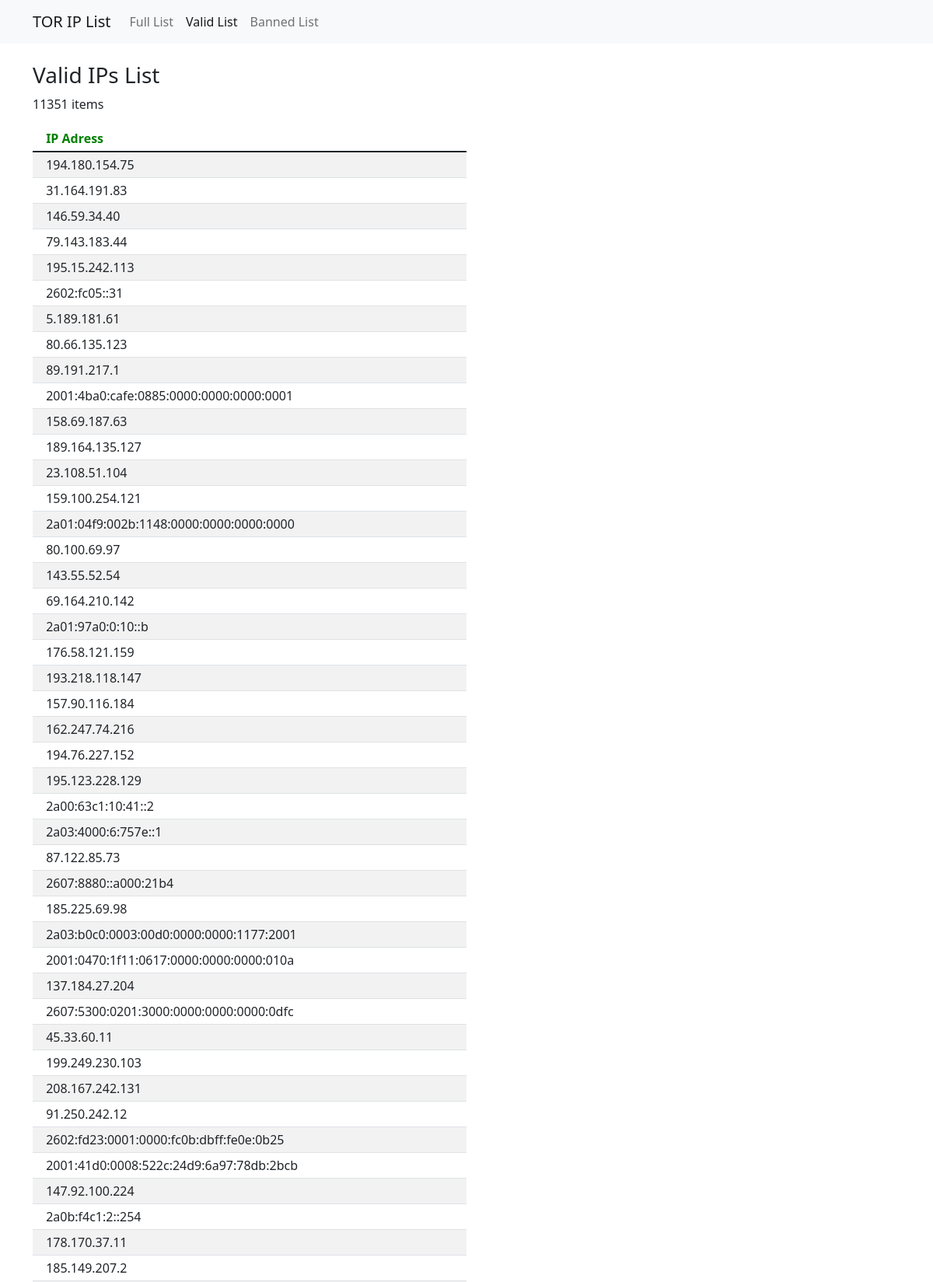
The page /validList (upper part) on the database its author committed.
### tables this page shows
CREATE TABLE ip (
                ip_address TEXT PRIMARY KEY
            );

### main.py (the view)
@app.get('/validList')
def ValidList():
    resp = server_FetchValidList()
    if request.is_json:
        resp = make_response(jsonify(resp))
        resp.headers['Access-Control-Allow-Origin'] = '*'
        return resp
    else:
        if request.args.get("all"):
            size = len(resp)
        else:
            size = 50
        return render_template('validList.html', total = len(resp), len = len(resp[0:size]), ips = resp)

### src/app_server.py (called while the page is built)
def server_FetchValidList():
    data = db_GetList('full')
    if(len(data) < 1): # if the database is still empty
        view = server_FetchFullList()
    else:
        view = data
    for address in db_GetList('banned'):
        try:
            view.remove(address)
        except:
            print(address + ": Ip not in list")
    return view

### src/database/ipDB.py (called while the page is built)
def db_connect_to_db():
    conn = sl.connect('src/database/ips_tor.db')
    return conn

def db_GetList(query_type):
    db_SetDB()
    conn = db_connect_to_db()
    c = conn.cursor()
    if(query_type == 'banned'):
        data = c.execute(query_banned)
    elif(query_type == 'full'):
        data = c.execute(query_full)
    ret = []
    for row in data:
        ret.append(row[0])
    conn.close()
    return ret

def db_verifDB():
    conn = db_connect_to_db()
    c = conn.cursor()
    data = c.execute(sql_verif)
    if (data.fetchone()[0]==1):
        conn.close()
        return True
    else:
        conn.close()
        return False

def db_SetDB():
    if not db_verifDB():
        print("Generating Database...")
        db_createBannedTable()
        db_CreateFullListTable()

### templates/validList.html (shortened to what this page needs)
{% extends 'base.html' %}
{% set active_page = "ValidList" %}
{% block content %}
<h3>Valid IPs List</h3>
<p>{{total}} items</p>
<table class="table table-striped table-sm" style="width: 50%;">
    <thead>
        <tr style="color: green; ">
            <th scope="col"></th>
            <th scope="col">IP Adress</th>
        </tr>
    </thead>
    <tbody>
        {%for i in range(0, len)%}
        <tr>
            <td></td>
            <td>{{ips[i]}}</td>
        </tr>
        {%endfor%}
    </tbody>
</table>
<br><br>
{% endblock %}

### templates/base.html (shortened to what this page needs)
<!doctype html>
<html>
<head>
    <link href="https://cdn.jsdelivr.net/npm/bootstrap@5.1.3/dist/css/bootstrap.min.css" rel="stylesheet"
>
</head>
<body>
    {% include 'navbar.html' %}
    <br>
    <div class="container">
        {% block content %}
        {% endblock %}
    </div>
</body>
</html>

### templates/navbar.html (shortened to what this page needs)
<nav class="navbar navbar-expand-sm navbar-light bg-light">
    <div class="container">
      <a class="navbar-brand" href="{{ url_for('Index') }}">TOR IP List</a>
      <div class="collapse navbar-collapse" id="navbarNav">
        <ul class="navbar-nav">
          <li class="nav-item">
            <a class="nav-link {{ 'active' if active_page == 'FullList' else '' }}" aria-current="page" href="{{ url_for('FullList') }}">Full List</a>
          </li>
          <li class="nav-item">
            <a class="nav-link {{ 'active' if active_page == 'ValidList' else '' }}" aria-current="page" href="{{ url_for('ValidList') }}">Valid List</a>
          </li>
          <li class="nav-item">
            <a class="nav-link {{ 'active' if active_page == 'BannedList' else '' }}" aria-current="page" href="{{ url_for('BannedList') }}">Banned List</a>
          </li>
        </ul>
      </div>
    </div>
  </nav>

### rows shown on the page
ip: ip_address "194.180.154.75"
ip: ip_address "31.164.191.83"
ip: ip_address "146.59.34.40"
ip: ip_address "79.143.183.44"
ip: ip_address "195.15.242.113"
ip: ip_address "2602:fc05::31"
ip: ip_address "5.189.181.61"
ip: ip_address "80.66.135.123"
ip: ip_address "89.191.217.1"
ip: ip_address "2001:4ba0:cafe:0885:0000:0000:0000:0001"
ip: ip_address "158.69.187.63"
ip: ip_address "189.164.135.127"
ip: ip_address "23.108.51.104"
ip: ip_address "159.100.254.121"
ip: ip_address "2a01:04f9:002b:1148:0000:0000:0000:0000"
ip: ip_address "80.100.69.97"
ip: ip_address "143.55.52.54"
ip: ip_address "69.164.210.142"
ip: ip_address "2a01:97a0:0:10::b"
ip: ip_address "176.58.121.159"
ip: ip_address "193.218.118.147"
ip: ip_address "157.90.116.184"
ip: ip_address "162.247.74.216"
ip: ip_address "194.76.227.152"
ip: ip_address "195.123.228.129"
ip: ip_address "2a00:63c1:10:41::2"
ip: ip_address "2a03:4000:6:757e::1"
ip: ip_address "87.122.85.73"
ip: ip_address "2607:8880::a000:21b4"
ip: ip_address "185.225.69.98"
ip: ip_address "2a03:b0c0:0003:00d0:0000:0000:1177:2001"
ip: ip_address "2001:0470:1f11:0617:0000:0000:0000:010a"
ip: ip_address "137.184.27.204"
ip: ip_address "2607:5300:0201:3000:0000:0000:0000:0dfc"
ip: ip_address "45.33.60.11"
ip: ip_address "199.249.230.103"
ip: ip_address "208.167.242.131"
ip: ip_address "91.250.242.12"
ip: ip_address "2602:fd23:0001:0000:fc0b:dbff:fe0e:0b25"
ip: ip_address "2001:41d0:0008:522c:24d9:6a97:78db:2bcb"
ip: ip_address "147.92.100.224"
ip: ip_address "2a0b:f4c1:2::254"
ip: ip_address "178.170.37.11"
ip: ip_address "185.149.207.2"

### other values the page prints
{{ total }} "11351"
